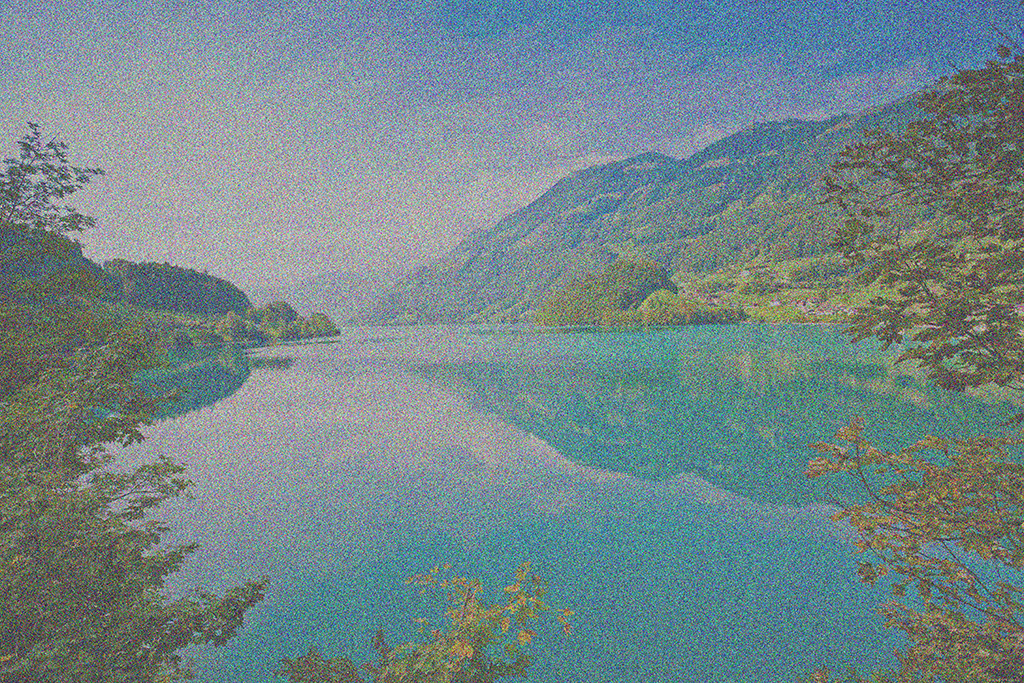
#> input picture Lab4_Salt_and_Paper/Images/test(1024x683).png, 1024 x 683 px, found by its file name
$ python Salt_and_Pepper_CPU.py
#> lines starting #> are read from the running program, lines starting #| are printed output that depends on the picture
import os
import cv2
import numpy as np
from matplotlib import pyplot as plt
import time


def get_filtered_image(original_image):
    height, width = original_image.shape
    print(f"Processing image of size {width}x{height}")

    filtered_image = original_image.copy()

    for y in range(height):
        if y % 10 == 0:
            print(f"Processing row {y+1}/{height}")

        for x in range(width):
            delta = 1
            x_start, x_end = x - delta, x + delta
            y_start, y_end = y - delta, y + delta

            pixels_brightness = []
            for current_x in range(x_start, x_end + 1):
                for current_y in range(y_start, y_end + 1):
                    try:
                        pixels_brightness += [filtered_image[current_y, current_x]]
                    except IndexError as e:
                        pixels_brightness += [filtered_image[y, x]]

            for i in range(n := len(pixels_brightness)):
                for j in range(0, n - i - 1):
                    if pixels_brightness[j] > pixels_brightness[j + 1]:
                        pixels_brightness[j], pixels_brightness[j + 1] = (
                            pixels_brightness[j + 1],
                            pixels_brightness[j],
                        )

            average_index = len(pixels_brightness) // 2
            new_brightness = pixels_brightness[average_index]
            filtered_image[y, x] = new_brightness

    return filtered_image


image_path = os.path.join(os.path.dirname(__file__), "test(1024x683).png")
original_image = cv2.imread(image_path, cv2.IMREAD_GRAYSCALE)
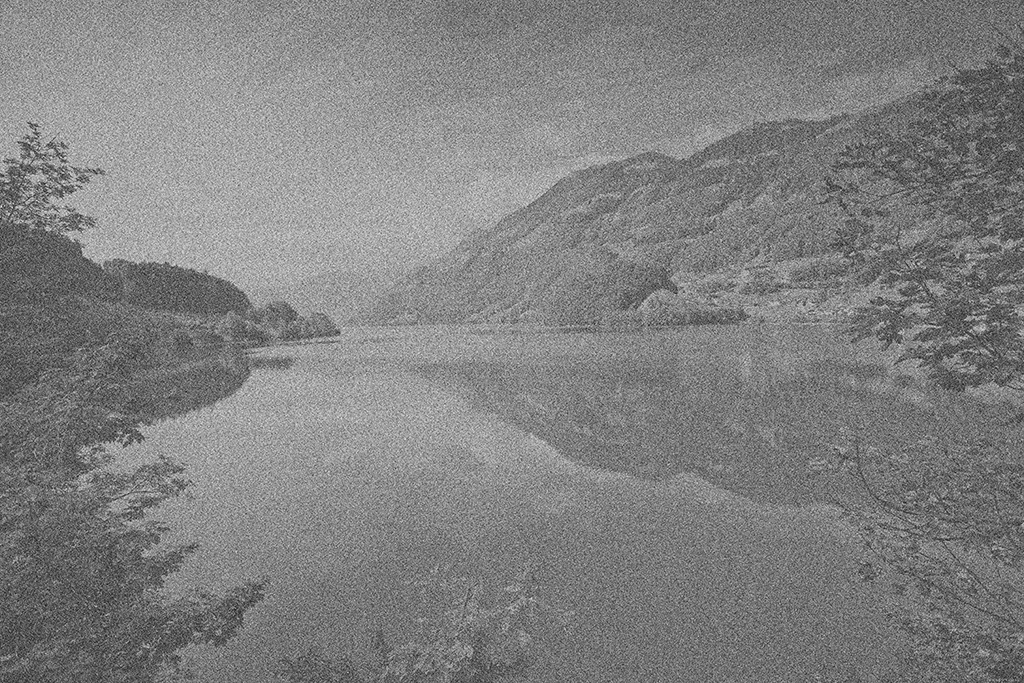
#> original_image: shape (683, 1024); min 12, max 242, mean 128.5

height, width = original_image.shape
#> height = 683; width = 1024
print("--------------------------------")
print(f"Processing image of size {height}x{width}\n")
#| Processing image of size 683x1024

start_time = time.time()

# Processing image with CPU
blurred_image = get_filtered_image(original_image)
#| Processing image of size 1024x683

end_time = time.time()
elapsed_time = end_time - start_time
print(f"Time taken for CPU processing: {elapsed_time:.4f}")

# Show original image
plt.subplot(1, 2, 1)
plt.imshow(original_image, cmap="gray")
plt.title("Original image")

# Show blurred image
plt.subplot(1, 2, 2)
plt.imshow(blurred_image, cmap="gray")
plt.title(f"Blurred image (CPU)")

plt.show()
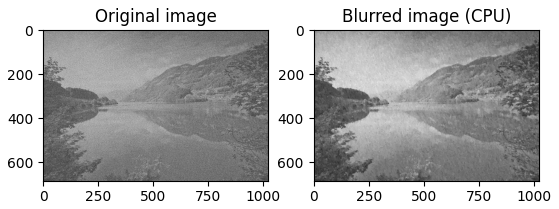
#> figure drawn by matplotlib, 2 panels
